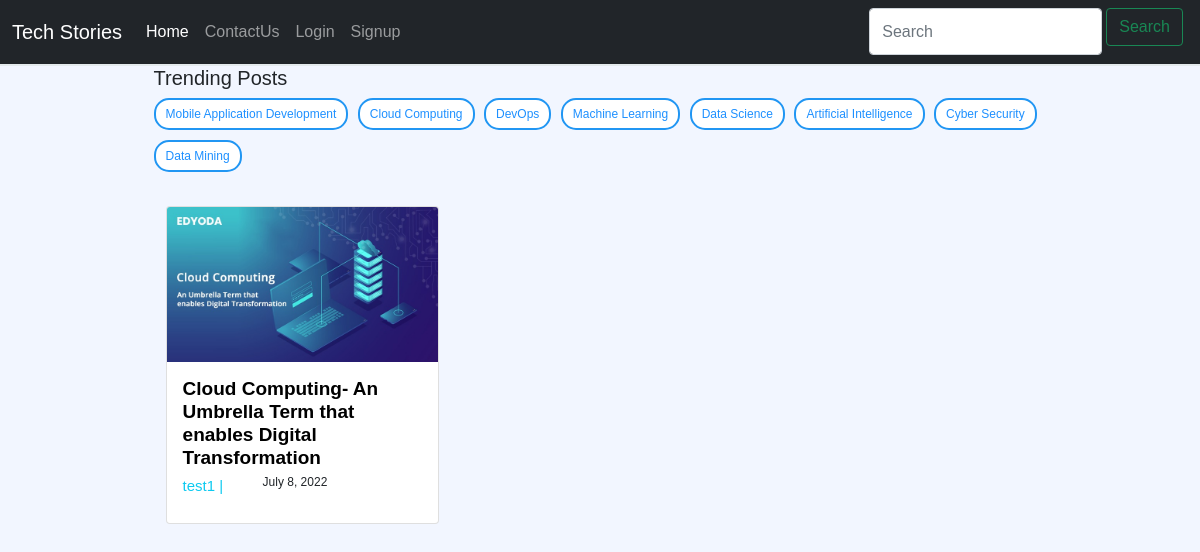
Page /blogs/filter/2 on the committed database.
### blog/models.py (models this page shows, shortened)
class Category(models.Model):
    name = models.CharField(max_length=50)
    description = models.TextField()

class Post(models.Model):
    statuses = [
        ("D", "Draft"),
        ("P", "Published"),
    ]
    sno = models.AutoField(primary_key=True)
    title = models.CharField(max_length=255)
    slug = models.SlugField(unique=True,blank=True)
    content = tinymce_models.HTMLField()
    status = models.CharField(max_length=1, choices=statuses)
    category = models.ForeignKey(Category, on_delete=models.CASCADE, related_name='category')
    author = models.ForeignKey(Profile, on_delete=models.CASCADE, related_name='author')
    date = models.DateField(auto_now_add=True)
    image = models.ImageField(upload_to="blog/post", blank=True)
    likes = models.ManyToManyField(User, related_name='likes', blank=True)

### account/models.py (models this page shows, shortened)
class Profile(models.Model):
    user = models.OneToOneField(User, on_delete=models.CASCADE, related_name='user')
    display_name = models.CharField(max_length=20, db_index=True, default="Add your name")
    bio = models.CharField(max_length=500, db_index=True, default="Add your information")
    image = models.ImageField(upload_to="profile/", db_index=True, default='profile/user.jpeg')
    def __str__(self):
        return self.user.username

### blog/views.py (the view)
# urls.py: path("filter/<int:id>", view_by_cat_button),
def view_by_cat_button(request, id):
    category = Category.objects.all()
    posts = Post.objects.filter(category__id=id)
    context = {
        'category': category,
        'posts': posts
        }
    return render(request, 'blog/cat_views.html', context)

### blog/templates/blog/cat_views.html (shortened to what this page needs)
{% extends 'blog/base.html' %}
{% load static %}
{% block content %}
<div class="container">
    <div id="">
        <div id="trending-posts">
            <h5>Trending Posts</h5>
        </div>
        <div id="trending-posts">
            {% for cat in category %}
                <a href="{{ cat.id }}" id="cat-button"><button id="btn">{{ cat.name }}</button></a>
            {% endfor %}
        </div>
    </div>
    <div class="row  row-cols-md-3 g-4">
        {% for post in posts %}
            <div class="col">
                <a href="{{ post.slug }}">
                    <div class="card h-100">
                        <img src="{{ post.image.url }}" class="card-img-top" alt="...">
                        <div class="card-body">
                            <h5 class="card-title"><strong>{{ post.title }}</strong></h5>
                            <h6 class="post-author text-info">{{post.author}}&nbsp;|&nbsp;</h6>
                            <p class="post-date text-dark" style="font-size: 12px;">{{ post.date }}</p>
                        </div>
                    </div>
                </a>
            </div>
        {% endfor %}
    </div>
</div>
{% endblock %}

### blog/static/blog/css/base.css (style rules this page uses)
body { margin:0; background-color:#f2f6ff; font-family: Raleway,sans-serif; }
a { color:black; text-decoration:none; }
p { color:#bdc9b7; }
button { border:1px solid #0084ff; border-radius:15px; color:#0084ff; background-color:#f2f6ff; padding-left:10px; padding-right:10px; padding-top:5px; padding-bottom:5px; margin-right:5px; margin-bottom:10px }
#btn { color:white; background-color:#0084ff; }

### blog/templates/blog/cat_views.html (style rules this page uses)
.container { margin: auto; }
#trending-posts { margin: 0px auto; width: 80%; }
#cat-button { font-size: 12px; }
.row { margin: 0px auto; width: 80%; }
.card-title { font-size: 19px; }
h6 { margin-right: 50px; }
.post-author { font-size: 15px; }
.post-date { margin-top: -30px; margin-left: 80px; }

### rows in the picture
Category: name "Mobile Application Development"
Category: name "Cloud Computing"
Category: name "DevOps"
Category: name "Machine Learning"
Category: name "Data Science"
Category: name "Artificial Intelligence"
Category: name "Cyber Security"
Category: name "Data Mining"
Post: image (picture), title "Cloud Computing- An Umbrella Term that enables Digital Transformation", author "test1", date "July 8, 2022"
